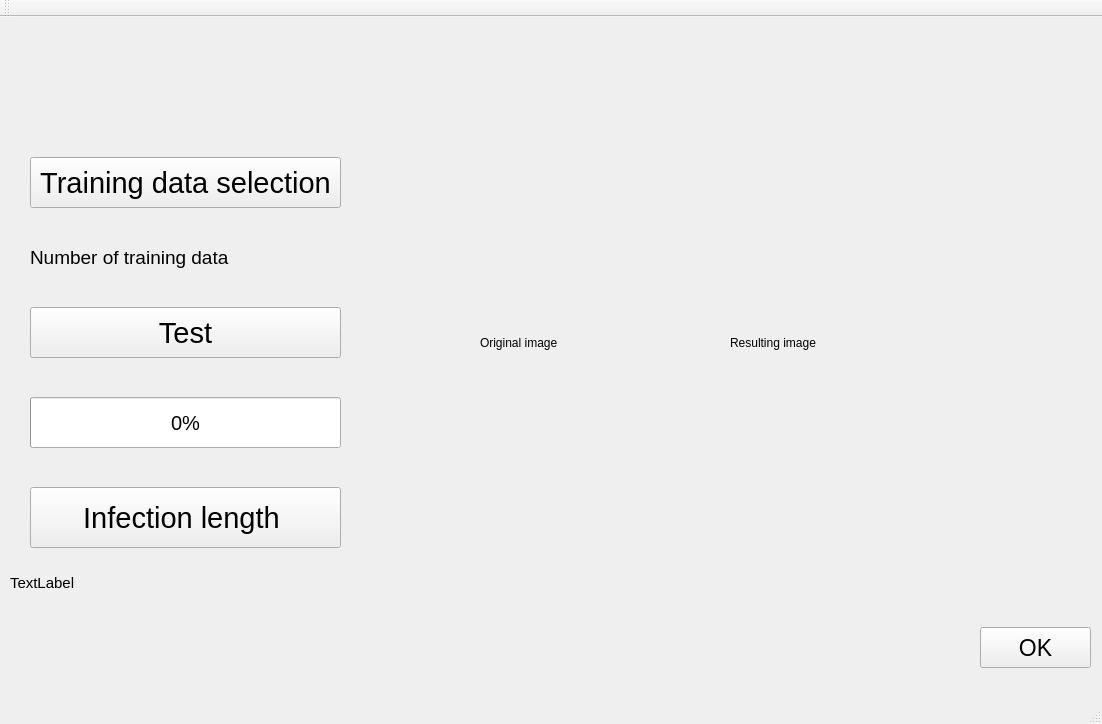
<?xml version="1.0" encoding="UTF-8"?>
<ui version="4.0">
 <class>MainWindow</class>
 <widget class="QMainWindow" name="MainWindow">
  <property name="geometry">
   <rect>
    <x>0</x>
    <y>0</y>
    <width>1102</width>
    <height>724</height>
   </rect>
  </property>
  <property name="windowTitle">
   <string>MainWindow</string>
  </property>
  <widget class="QWidget" name="centralWidget">
   <widget class="QPushButton" name="pushButton_training">
    <property name="geometry">
     <rect>
      <x>30</x>
      <y>140</y>
      <width>311</width>
      <height>51</height>
     </rect>
    </property>
    <property name="font">
     <font>
      <pointsize>22</pointsize>
     </font>
    </property>
    <property name="text">
     <string>Training data selection</string>
    </property>
   </widget>
   <widget class="QPushButton" name="pushButton_test">
    <property name="geometry">
     <rect>
      <x>30</x>
      <y>290</y>
      <width>311</width>
      <height>51</height>
     </rect>
    </property>
    <property name="font">
     <font>
      <pointsize>22</pointsize>
     </font>
    </property>
    <property name="text">
     <string>Test</string>
    </property>
   </widget>
   <widget class="QPushButton" name="pushButton_close">
    <property name="geometry">
     <rect>
      <x>980</x>
      <y>610</y>
      <width>111</width>
      <height>41</height>
     </rect>
    </property>
    <property name="font">
     <font>
      <pointsize>17</pointsize>
     </font>
    </property>
    <property name="text">
     <string>OK</string>
    </property>
   </widget>
   <widget class="QLabel" name="label_training">
    <property name="enabled">
     <bool>true</bool>
    </property>
    <property name="geometry">
     <rect>
      <x>130</x>
      <y>340</y>
      <width>121</width>
      <height>31</height>
     </rect>
    </property>
    <property name="font">
     <font>
      <pointsize>13</pointsize>
     </font>
    </property>
    <property name="text">
     <string/>
    </property>
   </widget>
   <widget class="QProgressBar" name="progressBar">
    <property name="geometry">
     <rect>
      <x>30</x>
      <y>380</y>
      <width>311</width>
      <height>51</height>
     </rect>
    </property>
    <property name="font">
     <font>
      <pointsize>15</pointsize>
     </font>
    </property>
    <property name="value">
     <number>0</number>
    </property>
   </widget>
   <widget class="QLabel" name="label_training_num">
    <property name="geometry">
     <rect>
      <x>270</x>
      <y>220</y>
      <width>111</width>
      <height>41</height>
     </rect>
    </property>
    <property name="font">
     <font>
      <pointsize>14</pointsize>
     </font>
    </property>
    <property name="autoFillBackground">
     <bool>true</bool>
    </property>
    <property name="text">
     <string/>
    </property>
   </widget>
   <widget class="QLabel" name="label">
    <property name="geometry">
     <rect>
      <x>30</x>
      <y>220</y>
      <width>211</width>
      <height>41</height>
     </rect>
    </property>
    <property name="font">
     <font>
      <pointsize>14</pointsize>
     </font>
    </property>
    <property name="text">
     <string>Number of training data</string>
    </property>
   </widget>
   <widget class="QLabel" name="label_original">
    <property name="geometry">
     <rect>
      <x>480</x>
      <y>-10</y>
      <width>191</width>
      <height>671</height>
     </rect>
    </property>
    <property name="text">
     <string>Original image</string>
    </property>
   </widget>
   <widget class="QLabel" name="label_resulting">
    <property name="geometry">
     <rect>
      <x>730</x>
      <y>-10</y>
      <width>161</width>
      <height>671</height>
     </rect>
    </property>
    <property name="text">
     <string>Resulting image</string>
    </property>
   </widget>
   <widget class="QPushButton" name="pushButton">
    <property name="geometry">
     <rect>
      <x>30</x>
      <y>470</y>
      <width>311</width>
      <height>61</height>
     </rect>
    </property>
    <property name="font">
     <font>
      <pointsize>22</pointsize>
     </font>
    </property>
    <property name="text">
     <string>Infection length </string>
    </property>
   </widget>
   <widget class="QLabel" name="label_infect">
    <property name="geometry">
     <rect>
      <x>10</x>
      <y>550</y>
      <width>981</width>
      <height>31</height>
     </rect>
    </property>
    <property name="font">
     <font>
      <pointsize>11</pointsize>
     </font>
    </property>
    <property name="text">
     <string>TextLabel</string>
    </property>
   </widget>
  </widget>
  <widget class="QMenuBar" name="menuBar">
   <property name="geometry">
    <rect>
     <x>0</x>
     <y>0</y>
     <width>1102</width>
     <height>25</height>
    </rect>
   </property>
  </widget>
  <widget class="QToolBar" name="mainToolBar">
   <attribute name="toolBarArea">
    <enum>TopToolBarArea</enum>
   </attribute>
   <attribute name="toolBarBreak">
    <bool>false</bool>
   </attribute>
  </widget>
  <widget class="QStatusBar" name="statusBar"/>
 </widget>
 <layoutdefault spacing="6" margin="11"/>
 <resources/>
 <connections/>
</ui>
